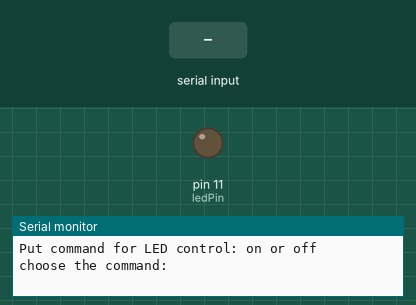
Recording of a sketch running on a simulated Arduino Uno, built with avr-gcc and run on an emulated ATmega328P. Shown: output pins drawn as LEDs (lit = HIGH), the last lines printed to the serial monitor. The test bench sets the inputs (shaded band).

Above: at 1.2 s.
1.3 s: "on" received over Serial
At 3.1 s:
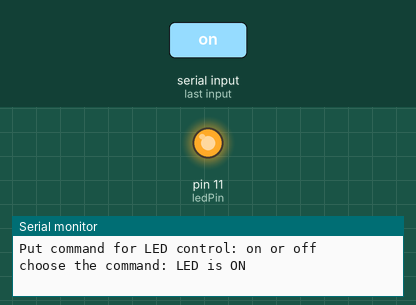
3.8 s: "off" received over Serial
At 6.2 s:
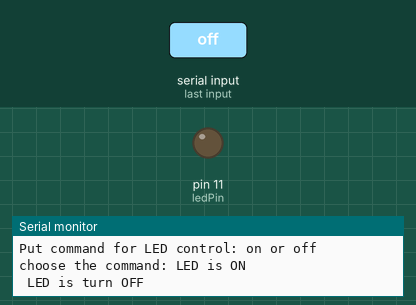
Timing chart, 0 to 7.7 s (numbered marks = the images above; inputs shaded):
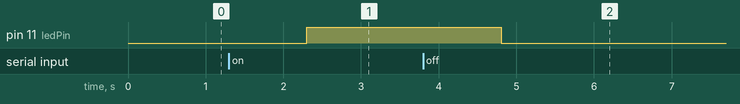

The sketch:

LED_on_off_by_serial.ino
```cpp
const int ledPin = 11;

void setup() {
  // put your setup code here, to run once:
 pinMode(ledPin, OUTPUT);
  Serial.begin(9600);
  Serial.println("Put command for LED control: on or off ");
  Serial.print("choose the command: ");
}

void loop() {
  // put your main code here, to run repeatedly:
if (Serial.available() > 0) {
      String comdata = Serial.readString();
      comdata.trim();
      if (comdata == "on") {
      Serial.println("LED is ON");
      digitalWrite(ledPin, HIGH);
      }
     else if (comdata == "off") {
      Serial.println(" LED is turn OFF");
      digitalWrite(ledPin, LOW);
     }
  }
}
```

Measured:
- after the input at 1.3 s, pin 11 (ledPin): LOW → HIGH after 1.0 s
- after the input at 3.8 s, pin 11 (ledPin): HIGH → LOW after 1.0 s
